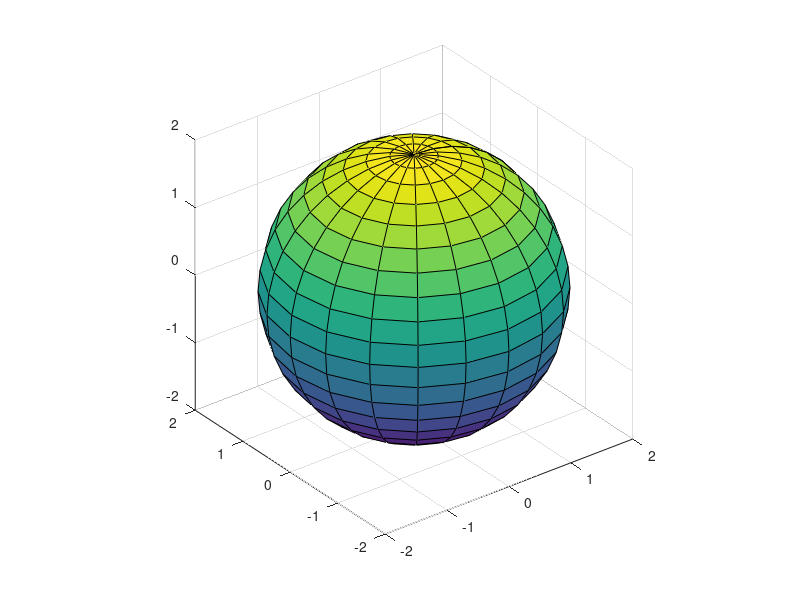

Write the MATLAB code that produced this figure.
[x,y,z] = sphere; 
r = 2;
surf(x*r,y*r,z*r)
axis equal

% Calculate the Surface Area and Volume of the sphere

A = 4*pi*r^2;
V = (4/3)*pi*r^3;